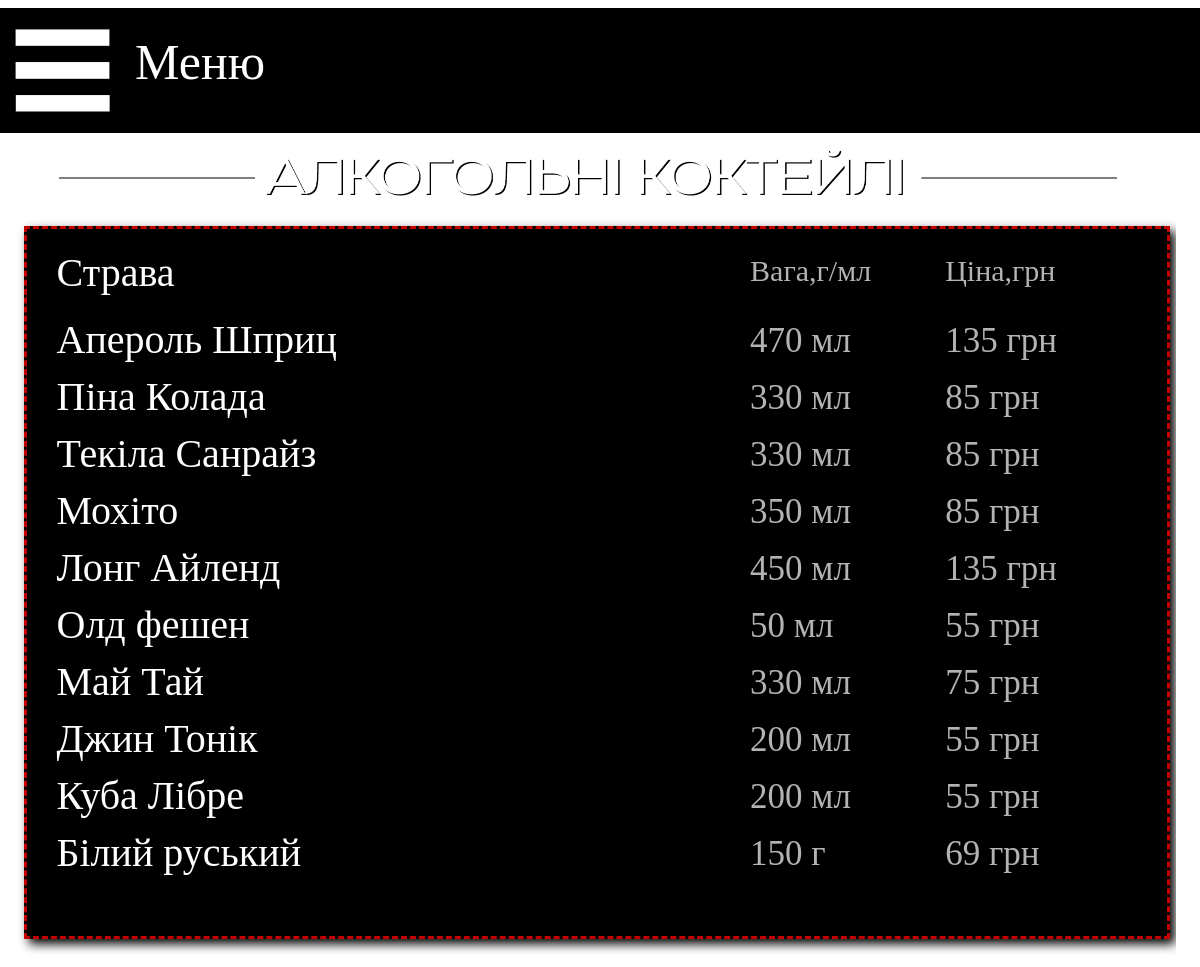
The page /alcohol-coctails on the database its author committed.
### main/models.py (models this page shows, shortened)
class Menu_pub_coctail(models.Model):
    name = models.CharField('Название', max_length=40)
    weight = models.CharField('Вес', max_length=10)
    spec = models.CharField('Состав', max_length=200, blank=True)
    price = models.CharField('Цена', max_length=10)
    image = models.ImageField(upload_to="pub", default='pub/empty.png')
    class Meta:
        verbose_name = 'Коктели'
        verbose_name_plural = 'Коктель'

### main/views.py (the view)
# urls.py: path('alcohol-coctails', views.pub_coctails, name='coctails'),
def pub_coctails(request):
    dish = Menu_pub_coctail.objects.all()
    n1 = pub_news.objects.all()
    return render(request, 'main/pub_Coctail_alco.html', {'Menu': dish, 'news': n1})

### main/templates/main/pub_Coctail_alco.html (shortened to what this page needs)
{% extends 'main/base_pub.html' %}
{% load static %}
{% block content_top %}
<div class="content_top">
    <img src="{% static 'img/content_top_2/coctail.png' %}" width="100%" height="100%">
</div>
{% endblock %}
{% block content2 %}
<div class="menu_list">
    <div class="menu_list_in">
        <div style="width: 100%; float: left">
            <div class="menu_list_head_name">Страва</div>
            <div class="menu_list_head_price">Цiна,грн</div>
            <div class="menu_list_head_weight">Вага,г/мл</div>
        </div>
        {% for el in Menu %}
        <div style="width: 100%; float: left">
            <div class="menu_list_name">{{el.name}}</div>
            <div class="menu_list_price">{{el.price}}</div>
            <div class="menu_list_weight">{{el.weight}}</div>
        </div>
        {% endfor %}
    </div>
</div>
{% endblock %}

### main/static/css/style2.css (style rules this page uses)
.body { background-image: url(storage/back_pub1.png); background-size: 100%; margin-right: auto; margin-left: auto; }
.menu_list { float: left; width: 97%; height: auto; background-color: black; border: 3px dashed #c50000; box-shadow: 5px 5px 10px black; }
.menu_list_in { float: left; width: 95%; height: auto; margin-left: 30px; margin-top: 20px; margin-right: 20px; margin-bottom: 60px; }
.menu_list_head_name { width: 73%; float: left; font-family: Eastman; color: white; font-size: 25px; margin-bottom: 10px; }
.menu_list_head_weight { margin-top: 5px; width: 15%; float: right; font-family: Eastman; color: white; font-size: 15px; opacity: 70%; margin-bottom: 10px; }
.menu_list_head_price { margin-top: 5px; width: 12%; float: right; font-family: Eastman; color: white; font-size: 15px; opacity: 70%; margin-bottom: 10px; }
.menu_list_name { width: 73%; float: left; font-family: Eastman; color: white; font-size: 20px; margin-top: 10px; }
.menu_list_weight { width: 15%; float: right; font-family: Eastman; color: white; font-size: 15px; opacity: 70%; margin-top: 15px; }
.menu_list_price { width: 12%; float: right; font-family: Eastman; color: white; font-size: 15px; opacity: 70%; margin-top: 15px; }
.content_top { margin-left: 5%; margin-top: 0.75%; width: 90%; height: 13.5%; }

### main/static/css/adaptive2.css (style rules this page uses)
@media only screen and (max-width: 1200px) { .body { background-image: url(storage/back_pub.png); } }
@media only screen and (max-width: 1200px) { .content_top { margin-top: 100px; height: 100px; } }
@media only screen and (max-width: 1200px) { .menu_list_head_name { font-size: 40px; width: 50%; } }
@media only screen and (max-width: 1200px) { .menu_list_head_weight { font-size: 30px; width: 18%; } }
@media only screen and (max-width: 1200px) { .menu_list_head_price { font-size: 30px; width: 18%; } }
@media only screen and (max-width: 1200px) { .menu_list_name { font-size: 40px; width: 60%; } }
@media only screen and (max-width: 1200px) { .menu_list_weight { font-size: 35px; width: 18%; } }
@media only screen and (max-width: 1200px) { .menu_list_price { font-size: 35px; width: 18%; } }

### rows shown on the page
Menu_pub_coctail: name "Апероль Шприц", price "135 грн", weight "470 мл"
Menu_pub_coctail: name "Піна Колада", price "85 грн", weight "330 мл"
Menu_pub_coctail: name "Текіла Санрайз", price "85 грн", weight "330 мл"
Menu_pub_coctail: name "Мохіто", price "85 грн", weight "350 мл"
Menu_pub_coctail: name "Лонг Айленд", price "135 грн", weight "450 мл"
Menu_pub_coctail: name "Олд фешен", price "55 грн", weight "50 мл"
Menu_pub_coctail: name "Май Тай", price "75 грн", weight "330 мл"
Menu_pub_coctail: name "Джин Тонік", price "55 грн", weight "200 мл"
Menu_pub_coctail: name "Куба Лібре", price "55 грн", weight "200 мл"
Menu_pub_coctail: name "Білий руський", price "69 грн", weight "150 г"
